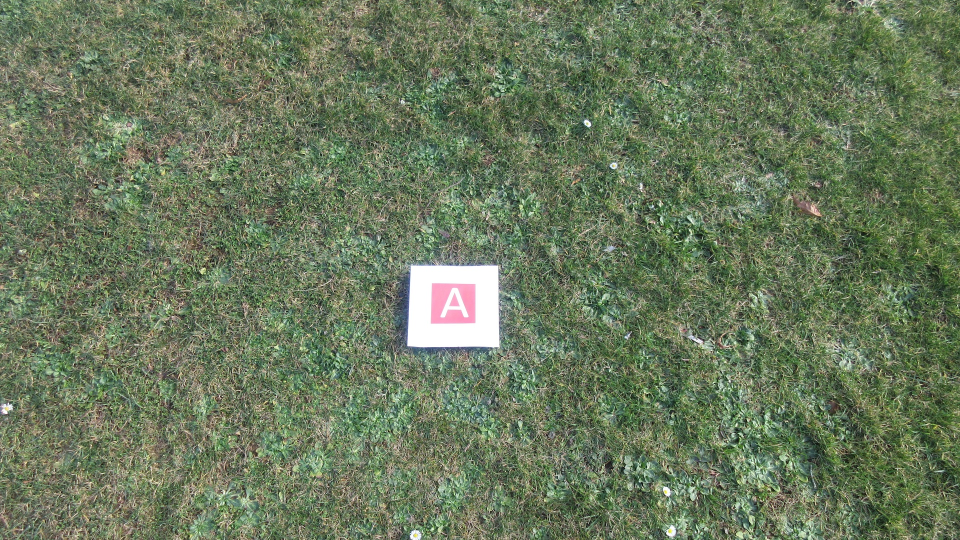
#> input picture Detection/A1920.jpg, 1920 x 1080 px, found by its file name (shown at 1/2 size)
$ python GrassDet.py
#> lines starting #> are read from the running program, lines starting #| are printed output that depends on the picture
# -*- coding: utf-8 -*-
"""
Created on Tue Feb 20 15:10:18 2018

@author: wnt21
"""

import cv2
import numpy as np
import timeit
#import matplotlib.pyplot as plt


time1 = timeit.default_timer()
#load in image
img2 = cv2.imread('A1920.JPG')
#> img2 is the input picture: shape (1080, 1920, 3); mean B, G, R 92.1, 120.6, 105.9
imH, imW = img2.shape[0:2]
#> imH = 1080; imW = 1920
#downsize image
img = cv2.resize(img2, (int(imW/4), int(imH/4)))
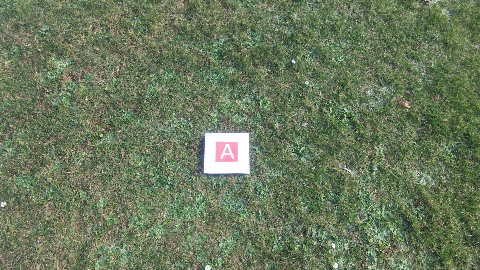
#> img: shape (270, 480, 3); mean B, G, R 92.3, 120.7, 106
rows, cols = np.shape(img)[0:2]
#> rows = 270; cols = 480
img = cv2.blur(img, (15,15))
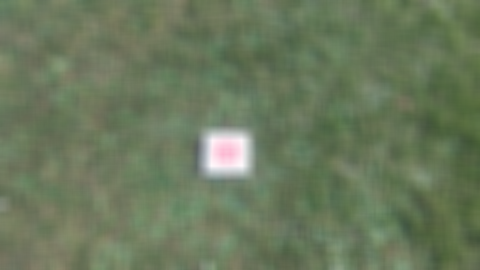
#> img: shape (270, 480, 3); mean B, G, R 92.3, 120.7, 106

#convert image to hsv and bitplane slice
hsv_image = cv2.cvtColor(img, cv2.COLOR_BGR2HSV)
#> hsv_image: shape (270, 480, 3); mean H, S, V 47, 62, 121
#hsv_image = (np.round(hsv_image/15)*15).astype(np.uint8)
hsv_image = (np.multiply(np.round(np.divide(hsv_image, 15)),15)).astype(np.uint8)
#> hsv_image: shape (270, 480, 3); mean H, S, V 46.6, 62, 120.9


#creates mask that is 0 where hue is green
mask = np.ones_like(hsv_image[:,:,0])

mask[hsv_image[:,:,0] == 30] = 0
mask[hsv_image[:,:,0] == 45] = 0
mask[hsv_image[:,:,0] == 60] = 0
mask[hsv_image[:,:,0] == 75] = 0

mask = np.repeat(mask.reshape((rows, cols, 1)), 3, axis = 2)

#multiplies image with mask to delete green areas
final = np.multiply(hsv_image, mask).astype(np.uint8)
#> final: shape (270, 480, 3); mean H, S, V 2, 0.3, 3.3


#morphological open to delete small areas
kernel = np.ones((9,9),np.uint8)
final = cv2.morphologyEx(final, cv2.MORPH_OPEN, kernel)
#> final: shape (270, 480, 3); mean H, S, V 2, 0.3, 3.2

#finds bounds of middle box and crops original image
box =  np.nonzero(final)
target = img2[np.min(box[0])*4:np.max(box[0])*4, np.min(box[1])*4:np.max(box[1])*4]
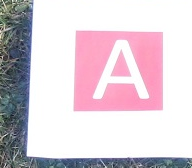
#> target: shape (168, 192, 3); mean B, G, R 214.4, 205.8, 219
time2 = timeit.default_timer()

totaltime = time2-time1
print(totaltime)
#plt.plot(hist)
#plt.show()

cv2.imshow('img', target)
#cv2.imshow('final', final)

cv2.waitKey(0)
cv2.destroyAllWindows()

$ run again, with Detection/human.jpg copied over Detection/A1920.jpg
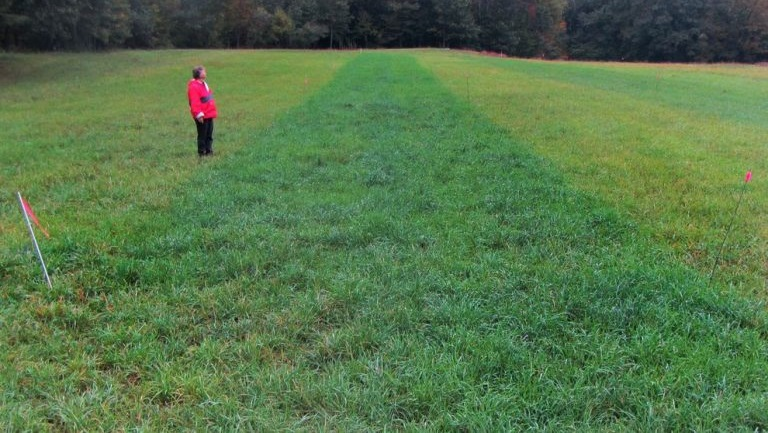
#> input picture Detection/human.jpg, 768 x 433 px, found by its file name
#> img2 is the input picture: shape (433, 768, 3); mean B, G, R 73.8, 117.6, 85.5
#> `img = cv2.blur(img, (15,15))`:
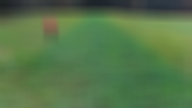
#> img: shape (108, 192, 3); mean B, G, R 73.6, 117.5, 85.4
#> `target = img2[np.min(box[0])*4:np.max(box[0])*4, np.min(box[1])*4:np.m..`:
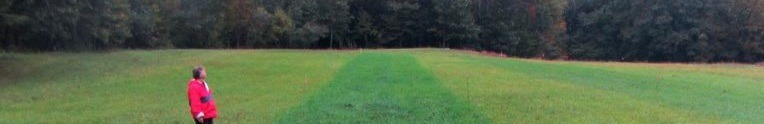
#> target: shape (124, 764, 3); mean B, G, R 71.4, 100.2, 83.6

$ run again, with Detection/humanedit.jpg copied over Detection/A1920.jpg
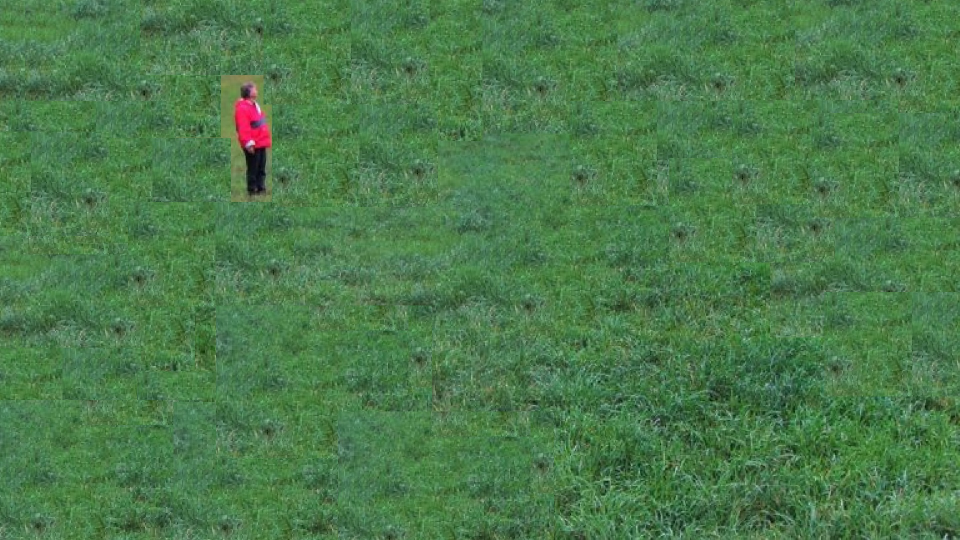
#> input picture Detection/humanedit.jpg, 1920 x 1080 px, found by its file name (shown at 1/2 size)
#> img2 is the input picture: shape (1080, 1920, 3); mean B, G, R 75.7, 122.9, 75.2
#> `img = cv2.blur(img, (15,15))`:
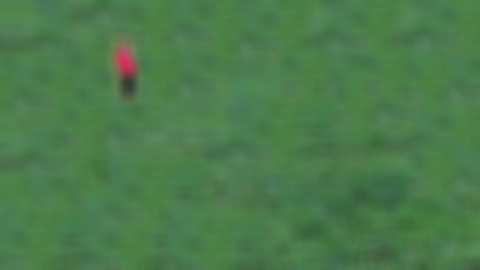
#> img: shape (270, 480, 3); mean B, G, R 75.8, 123, 75.3
#> `target = img2[np.min(box[0])*4:np.max(box[0])*4, np.min(box[1])*4:np.m..`:
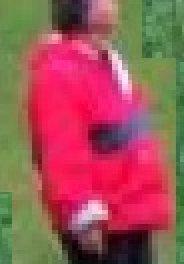
#> target: shape (132, 92, 3) (shown 2 times larger); mean B, G, R 86.6, 85, 156.7
